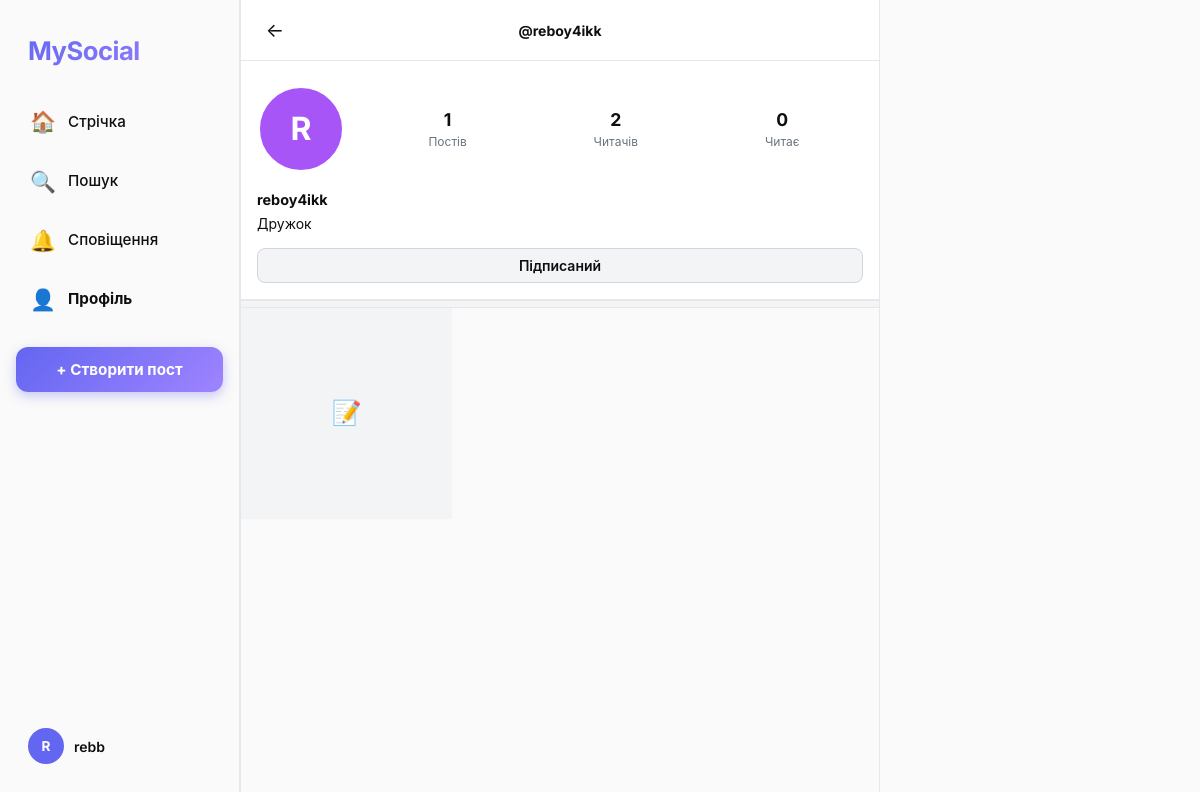
Page /profile/reboy4ikk (signed in) on the committed database.
### tables this page shows
CREATE TABLE users (
                id INTEGER PRIMARY KEY AUTOINCREMENT,
                username TEXT UNIQUE NOT NULL,
                password_hash TEXT NOT NULL,
                bio TEXT DEFAULT '',
                avatar_color TEXT DEFAULT '#6366f1',
                accent_color TEXT DEFAULT '#6366f1',
                theme TEXT DEFAULT 'light',
                created_at TIMESTAMP DEFAULT CURRENT_TIMESTAMP
            );

CREATE TABLE posts (
                id INTEGER PRIMARY KEY AUTOINCREMENT,
                user_id INTEGER NOT NULL,
                content TEXT DEFAULT '',
                created_at TIMESTAMP DEFAULT CURRENT_TIMESTAMP,
                FOREIGN KEY (user_id) REFERENCES users(id) ON DELETE CASCADE
            );

### routes/profile.py (the view)
@profile_bp.route('/profile/<username>')
@login_required
def profile(username):
    db = get_db()
    user = db.execute('SELECT * FROM users WHERE username=?', (username,)).fetchone()
    if not user:
        return render_template('404.html'), 404
    uid = session['user_id']
    posts = db.execute('''
        SELECT p.*,
               (SELECT COUNT(*) FROM likes WHERE post_id=p.id) as like_count,
               (SELECT COUNT(*) FROM comments WHERE post_id=p.id) as comment_count,
               EXISTS(SELECT 1 FROM likes WHERE post_id=p.id AND user_id=?) as user_liked
        FROM posts p WHERE p.user_id=?
        ORDER BY p.created_at DESC
    ''', (uid, user['id'])).fetchall()
    followers_count = db.execute('SELECT COUNT(*) FROM followers WHERE following_id=?', (user['id'],)).fetchone()[0]
    following_count = db.execute('SELECT COUNT(*) FROM followers WHERE follower_id=?', (user['id'],)).fetchone()[0]
    is_following = db.execute('SELECT 1 FROM followers WHERE follower_id=? AND following_id=?',
                              (uid, user['id'])).fetchone() is not None
    return render_template('profile.html', user=user, posts=posts,
                           followers_count=followers_count,
                           following_count=following_count,
                           is_following=is_following)

### database.py (called while the page is built)
def get_db():
    db = getattr(g, '_database', None)
    if db is None:
        db = g._database = sqlite3.connect(DATABASE)
        db.row_factory = sqlite3.Row
        db.execute("PRAGMA foreign_keys = ON")
    return db

def close_connection(exception):
    db = getattr(g, '_database', None)
    if db is not None:
        db.close()

### routes/profile.py (called while the page is built)
def login_required(f):
    from functools import wraps
    @wraps(f)
    def decorated(*args, **kwargs):
        if 'user_id' not in session:
            return redirect(url_for('auth.login'))
        return f(*args, **kwargs)
    return decorated

### templates/profile.html (shortened to what this page needs)
{% extends 'base.html' %}
{% block body %}
<div class="app-container">
  <aside class="sidebar-left">
    <div class="sidebar-logo">MySocial</div>
    <a href="/" class="nav-item"><span class="nav-icon">🏠</span> Стрічка</a>
    <a href="/search" class="nav-item"><span class="nav-icon">🔍</span> Пошук</a>
    <a href="/notifications" class="nav-item"><span class="nav-icon">🔔</span> Сповіщення<span class="nav-badge" data-notif>0</span></a>
    <a href="/profile/{{ session.username }}" class="nav-item active"><span class="nav-icon">👤</span> Профіль</a>
    <button class="sidebar-post-btn" onclick="openModal('modal-post')">+ Створити пост</button>
    <a href="/profile/{{ session.username }}" class="sidebar-user">
      <div class="avatar avatar-sm" style="background:{{ session.get('accent','#6366f1') }}">{{ session.username[0].upper() }}</div>
      <div class="sidebar-user-info">
        <div class="sidebar-username">{{ session.username }}</div>
      </div>
    </a>
  </aside>
  <main class="main-feed">
    <div class="top-bar">
      <a href="/" class="icon-btn">←</a>
      <div style="font-weight:700;">@{{ user.username }}</div>
    </div>
    <div class="profile-header">
      <div class="profile-top">
        <div class="avatar avatar-xl" style="background:{{ user.avatar_color }}">
          {{ user.username[0].upper() }}
        </div>
        <div class="profile-stats">
          <div class="profile-stat">
            <div class="profile-stat-value">{{ posts|length }}</div>
            <div class="profile-stat-label">Постів</div>
          </div>
          <div class="profile-stat">
            <div class="profile-stat-value">{{ followers_count }}</div>
            <div class="profile-stat-label">Читачів</div>
          </div>
          <div class="profile-stat">
            <div class="profile-stat-value">{{ following_count }}</div>
            <div class="profile-stat-label">Читає</div>
          </div>
        </div>
      </div>
      <div class="profile-bio-section">
        <div class="profile-fullname">{{ user.username }}</div>
        {% if user.bio %}
          <div class="profile-bio">{{ user.bio }}</div>
        {% endif %}
      </div>
      {% if session.user_id == user.id %}
        <a href="/profile/{{ user.username }}/edit" class="btn-edit">Редагувати профіль</a>
      {% else %}
        <form action="/follow/{{ user.id }}" method="POST">
          <button type="submit" class="btn-follow follow-btn-ajax {% if is_following %}following{% endif %}"
                  data-user-id="{{ user.id }}">
            {% if is_following %}Підписаний{% else %}Підписатись{% endif %}
          </button>
        </form>
      {% endif %}
    </div>
    <div class="divider"></div>
    {% if not posts %}
      <div class="empty-state">
        <div class="empty-icon">📝</div>
        <div class="empty-text">Немає постів</div>
        <div class="empty-sub">Поки тут нічого немає</div>
      </div>
    {% else %}
      <div class="profile-grid">
        {% for post in posts %}
          <div class="profile-grid-item">
            <span style="font-size:1.5rem;">📝</span>
          </div>
        {% endfor %}
      </div>
    {% endif %}
  </main>
  <aside class="sidebar-right"></aside>
</div>
{% endblock %}

### rows in the picture
users: username "reboy4ikk", username "R", bio "Дружок"

### other values in the picture
{{ session.username[0].upper() }} "R"
{{ session.username }} "rebb"
{{ posts|length }} "1"
{{ followers_count }} "2"
{{ following_count }} "0"
